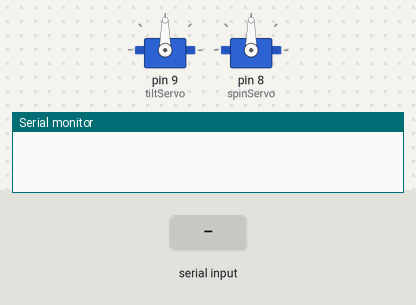
A sketch run on a simulated Arduino Uno, built with avr-gcc and run on an emulated ATmega328P. On the bench: 2 × servo, the last lines printed to the serial monitor. The inputs (shaded band) are chosen by the test bench.

Above: at 1.2 s.
1.3 s: "1\n" received over Serial
At 3.5 s:
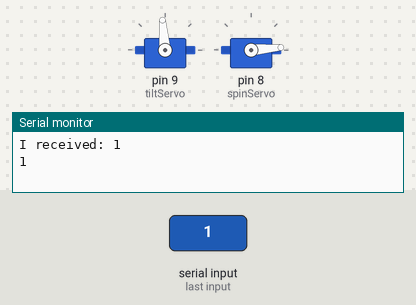
3.8 s: "90,45\n" received over Serial
At 5.2 s:
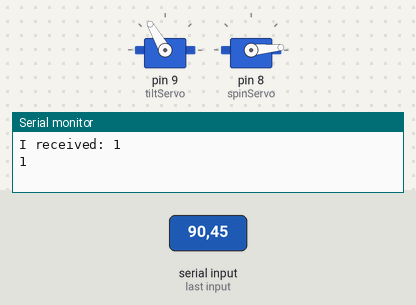
Timing chart, 0 to 7.8 s (numbered marks = the images above; inputs shaded):
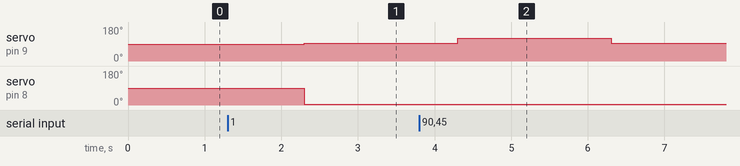

Measured:
- after the input at 1.3 s, servo on pin 9 (tiltServo): 90° → 95° after 1.0 s; servo on pin 8 (spinServo): 90° → 5° after 1.0 s

The sketch:

LEGpOe.ino
```cpp
#include <Servo.h>

Servo tiltServo;    // creates a servo object to control the tilting servo
Servo spinServo;    // creates a servo object to control the cup spinning servo

int tiltServoPos = 0;    // stores the tiltServo position
int spinServoPos = 0;    // stores the spinServo position

int sensorValue = 0;           // stores the value output by the Raspberry Pi
String sensorColorString = ""; // stores the string output by the Raspberry Pi

void setup() {
  tiltServo.attach(9);  // attaches the servo on pin 9 to the tiltServo object
  spinServo.attach(8);  // attaches the servo on pin 8 to the spinServo object
  Serial.begin(9600); //Initialize the serial monitor
}

void loop() {
  //Reads the serial monitor input only when data is sent
  if (Serial.available() > 0) {
    // read the incoming byte:
    sensorColorString = Serial.readString();
    Serial.setTimeout(10);

    Serial.print("I received: ");
    Serial.println(sensorColorString);

    sensorValue = sensorColorString.toInt(); //Converts the recieved string to an int

    tiltServo.write(95); //Sets home position of the tiltServo to 95
    colorToServoValue(); //Moves both servos dependant on the int entered
    delay(2000); //Waits 2 seconds
    tiltServo.write(95); //Returns tilt servo to home position
  }
}

//Calibration for the base servo
void testServo1(){
    Serial.print(sensorValue);
    spinServoPos = sensorValue;
    spinServo.write(spinServoPos);
}

//Calibration for the tilt servo
void testServo2(){
    Serial.print(sensorValue);
    tiltServoPos = sensorValue;
    tiltServo.write(tiltServoPos);
}

void colorToServoValue(){   //Converts the Raspberry Pi output to positions of the servos
   Serial.print(sensorValue);
   if(sensorValue == 1){
      tiltServoPos = 120;
      spinServoPos = 5;
      spinServo.write(spinServoPos);
      delay(2000);
      tiltServo.write(tiltServoPos);
   }
   if(sensorValue == 2){
      tiltServoPos = 120;
      spinServoPos = 90;
      spinServo.write(spinServoPos);
      delay(2000);
      tiltServo.write(tiltServoPos);
   }
   if(sensorValue == 3){
      tiltServoPos = 70;
      spinServoPos = 5;
      spinServo.write(spinServoPos);
      delay(2000);
      tiltServo.write(tiltServoPos);
   }
   if(sensorValue == 4){
      tiltServoPos = 70;
      spinServoPos = 90;
      spinServo.write(spinServoPos);
      delay(2000);
      tiltServo.write(tiltServoPos);
   }
}
```
